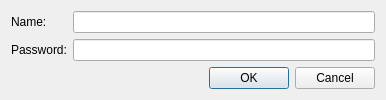
<?xml version="1.0" encoding="UTF-8"?>
<ui version="4.0">
 <class>dialogComputer</class>
 <widget class="QDialog" name="dialogComputer">
  <property name="geometry">
   <rect>
    <x>0</x>
    <y>0</y>
    <width>386</width>
    <height>93</height>
   </rect>
  </property>
  <property name="windowTitle">
   <string>Computer</string>
  </property>
  <layout class="QGridLayout" name="gridLayout_2">
   <item row="0" column="0">
    <layout class="QGridLayout" name="gridLayout">
     <item row="0" column="0">
      <widget class="QLabel" name="label">
       <property name="text">
        <string>Name:</string>
       </property>
      </widget>
     </item>
     <item row="0" column="1">
      <widget class="QLineEdit" name="editName"/>
     </item>
     <item row="1" column="1">
      <widget class="QLineEdit" name="editPassword">
       <property name="echoMode">
        <enum>QLineEdit::Password</enum>
       </property>
      </widget>
     </item>
     <item row="1" column="0">
      <widget class="QLabel" name="label_2">
       <property name="text">
        <string>Password:</string>
       </property>
      </widget>
     </item>
    </layout>
   </item>
   <item row="1" column="0">
    <widget class="QDialogButtonBox" name="buttonBox">
     <property name="orientation">
      <enum>Qt::Horizontal</enum>
     </property>
     <property name="standardButtons">
      <set>QDialogButtonBox::Cancel|QDialogButtonBox::Ok</set>
     </property>
    </widget>
   </item>
  </layout>
 </widget>
 <resources/>
 <connections>
  <connection>
   <sender>buttonBox</sender>
   <signal>accepted()</signal>
   <receiver>dialogComputer</receiver>
   <slot>accept()</slot>
   <hints>
    <hint type="sourcelabel">
     <x>248</x>
     <y>254</y>
    </hint>
    <hint type="destinationlabel">
     <x>157</x>
     <y>274</y>
    </hint>
   </hints>
  </connection>
  <connection>
   <sender>buttonBox</sender>
   <signal>rejected()</signal>
   <receiver>dialogComputer</receiver>
   <slot>reject()</slot>
   <hints>
    <hint type="sourcelabel">
     <x>316</x>
     <y>260</y>
    </hint>
    <hint type="destinationlabel">
     <x>286</x>
     <y>274</y>
    </hint>
   </hints>
  </connection>
 </connections>
</ui>
